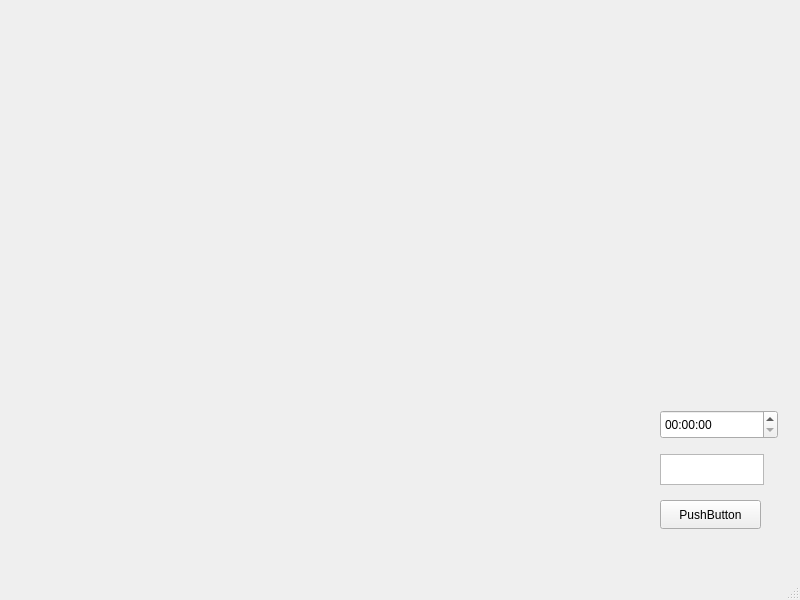
<?xml version="1.0" encoding="UTF-8"?>
<ui version="4.0">
 <class>MainWindow</class>
 <widget class="QMainWindow" name="MainWindow">
  <property name="geometry">
   <rect>
    <x>0</x>
    <y>0</y>
    <width>800</width>
    <height>600</height>
   </rect>
  </property>
  <property name="windowTitle">
   <string>MainWindow</string>
  </property>
  <widget class="QWidget" name="centralwidget">
   <widget class="QPushButton" name="setTimeButton">
    <property name="geometry">
     <rect>
      <x>660</x>
      <y>500</y>
      <width>101</width>
      <height>29</height>
     </rect>
    </property>
    <property name="text">
     <string>PushButton</string>
    </property>
   </widget>
   <widget class="QTextEdit" name="textEdit">
    <property name="geometry">
     <rect>
      <x>660</x>
      <y>454</y>
      <width>104</width>
      <height>31</height>
     </rect>
    </property>
   </widget>
   <widget class="QTimeEdit" name="timeEdit">
    <property name="geometry">
     <rect>
      <x>660</x>
      <y>410</y>
      <width>118</width>
      <height>29</height>
     </rect>
    </property>
   </widget>
  </widget>
  <widget class="QMenuBar" name="menubar">
   <property name="geometry">
    <rect>
     <x>0</x>
     <y>0</y>
     <width>800</width>
     <height>25</height>
    </rect>
   </property>
  </widget>
  <widget class="QStatusBar" name="statusbar"/>
 </widget>
 <resources/>
 <connections/>
</ui>
